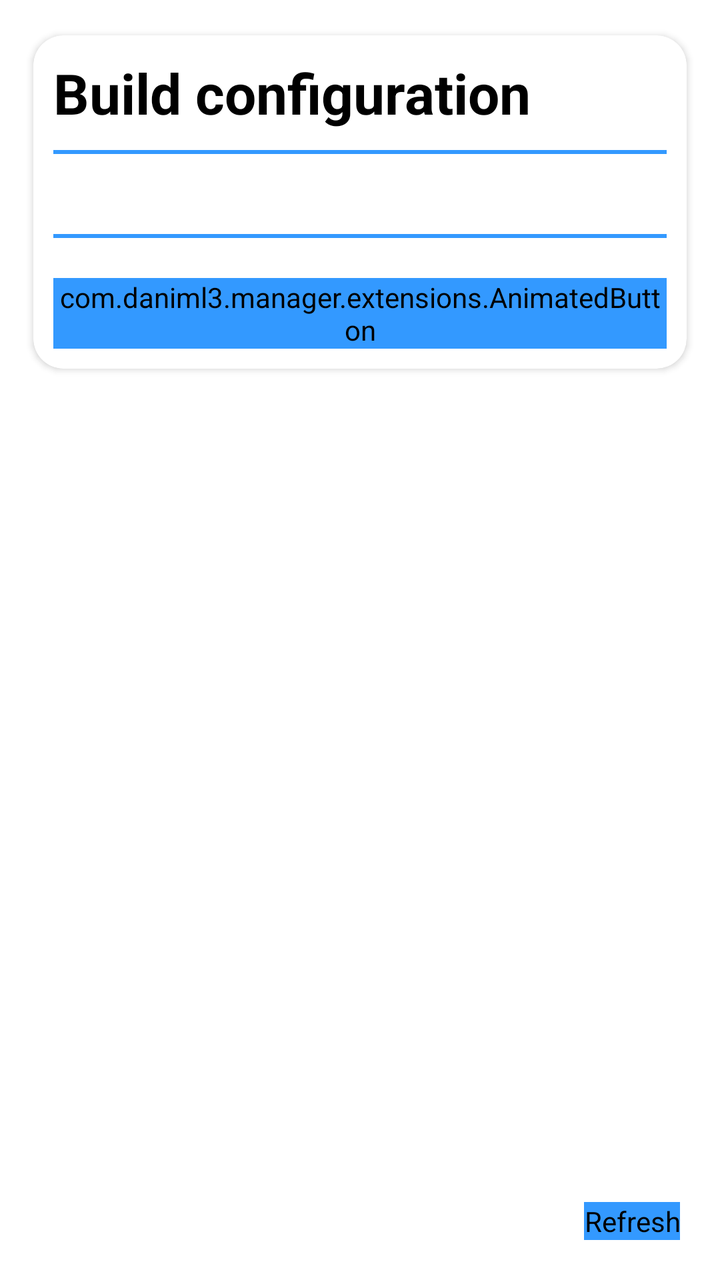
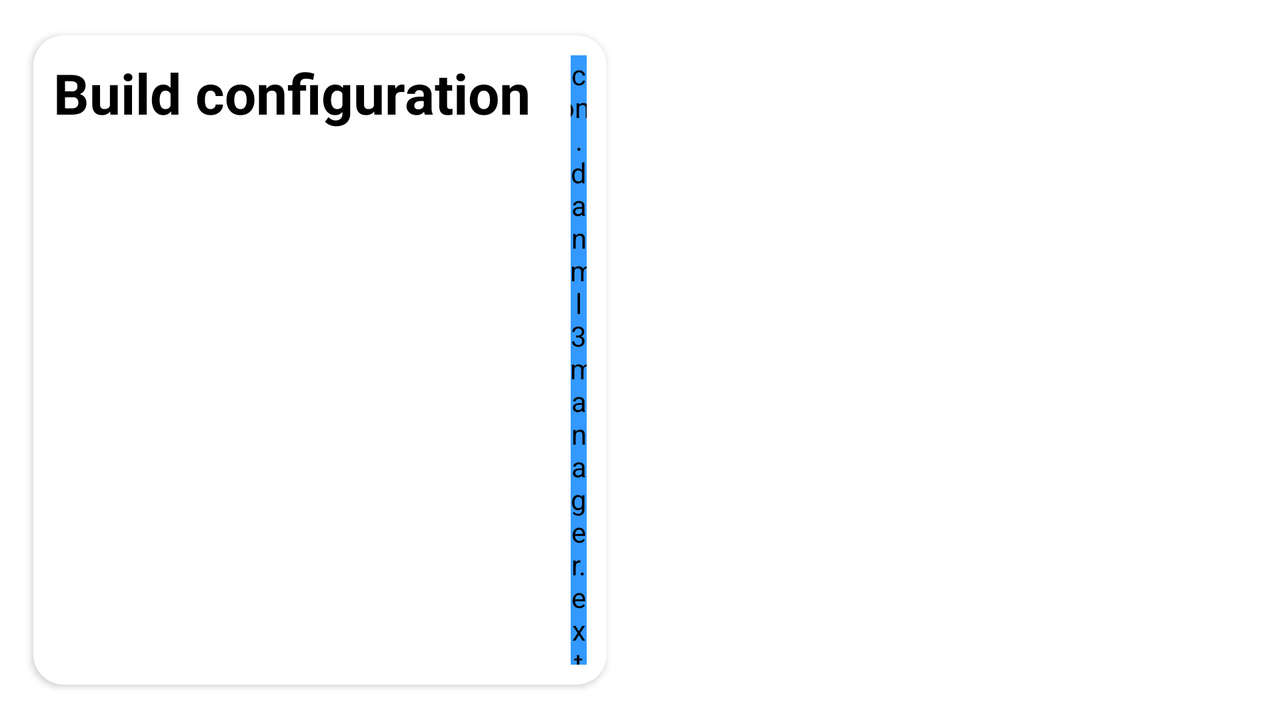

First picture: res/layout/ on a phone held upright. Second picture: the repository's own variant of that layout, on a device whose configuration matches the variant's folder. Source for both follows.
<!-- AndroidManifest.xml: application theme Theme.Manager -->
<!-- res/layout/fragment_build.xml -->
<?xml version="1.0" encoding="utf-8"?>
<androidx.coordinatorlayout.widget.CoordinatorLayout
    xmlns:android="http://schemas.android.com/apk/res/android"
    xmlns:tools="http://schemas.android.com/tools"
    xmlns:app="http://schemas.android.com/apk/res-auto"
    android:layout_width="match_parent"
    android:layout_height="match_parent"
    tools:context=".ui.home.BuildFragment">

    <ScrollView
        android:layout_width="match_parent"
        android:layout_height="wrap_content">

        <LinearLayout
            android:layout_width="match_parent"
            android:layout_height="wrap_content"
            android:orientation="vertical">

            <androidx.cardview.widget.CardView
                android:id="@+id/build_config_card"
                app:cardUseCompatPadding="true"
                android:layout_width="match_parent"
                android:layout_height="wrap_content"
                android:layout_margin="10dp"
                android:foreground="?android:attr/selectableItemBackground"
                android:clickable="true"
                app:cardCornerRadius="@dimen/default_corner_radius">

                <LinearLayout
                    android:layout_width="match_parent"
                    android:layout_height="wrap_content"
                    android:orientation="vertical">

                    <TextView
                        android:id="@+id/card_title"
                        android:layout_width="wrap_content"
                        android:layout_height="match_parent"
                        android:text="@string/config_card_title"
                        android:textStyle="bold"
                        android:textSize="28sp"
                        android:layout_marginTop="10dp"
                        android:layout_marginLeft="10dp"
                        android:layout_marginRight="10dp"/>

                    <View
                        android:layout_width="wrap_content"
                        android:layout_height="2dp"
                        android:layout_margin="10dp"
                        android:background="@color/blue"/>

                        <LinearLayout
                            android:id="@+id/switch_container"
                            android:layout_width="wrap_content"
                            android:layout_height="wrap_content"
                            android:layout_margin="10dp"
                            android:layout_gravity="center_horizontal"
                            android:orientation="vertical"/>

                    <View
                        android:layout_width="wrap_content"
                        android:layout_height="2dp"
                        android:layout_margin="10dp"
                        android:background="@color/blue"/>

                    <com.daniml3.manager.extensions.AnimatedButton
                        android:id="@+id/build_button"
                        android:layout_width="match_parent"
                        android:layout_height="wrap_content"
                        android:text="@string/menu_build"
                        android:backgroundTint="@color/blue"
                        android:layout_margin="10dp"
                        android:layout_gravity="center"/>

                </LinearLayout>

            </androidx.cardview.widget.CardView>

            <LinearLayout
                android:id="@+id/build_info_card_container"
                android:layout_width="match_parent"
                android:layout_height="match_parent"
                android:orientation="vertical">

            </LinearLayout>
        </LinearLayout>

    </ScrollView>

    <androidx.coordinatorlayout.widget.CoordinatorLayout
        android:id="@+id/build_snack_bar_placeholder"
        android:layout_width="wrap_content"
        android:layout_height="wrap_content"
        android:layout_gravity="bottom|start"/>

    <com.daniml3.manager.extensions.AnimatedButton
        android:id="@+id/build_action_button"
        android:layout_width="wrap_content"
        android:layout_height="wrap_content"
        android:layout_gravity="bottom|end"
        android:layout_margin="20dp"
        android:backgroundTint="@color/blue"
        android:drawableStart="@drawable/ic_refresh_black"
        android:textColor="@color/fill_color"
        android:text="@string/refresh"
        android:contentDescription="@string/refresh" />

</androidx.coordinatorlayout.widget.CoordinatorLayout>
<!-- resources referenced by this layout -->
<resources>
  <color name="blue">#FF3399ff</color>
  <color name="fill_color">@color/black</color>
  <dimen name="default_corner_radius">15dp</dimen>
  <!-- drawable ic_refresh_black (drawable) -->
  <vector xmlns:android="http://schemas.android.com/apk/res/android"
      android:width="24dp"
      android:height="24dp"
      android:viewportWidth="24"
      android:viewportHeight="24">
      <path
          android:pathData="M17.65,6.35C16.2,4.9 14.21,4 12,4c-4.42,0 -7.99,3.58 -7.99,8s3.57,8 7.99,8c3.73,0 6.84,-2.55 7.73,-6h-2.08c-0.82,2.33 -3.04,4 -5.65,4 -3.31,0 -6,-2.69 -6,-6s2.69,-6 6,-6c1.66,0 3.14,0.69 4.22,1.78L13,11h7V4l-2.35,2.35z"
          android:fillColor="@color/fill_color" />
  </vector>
  <string name="config_card_title">Build configuration</string>
  <string name="menu_build">Build</string>
  <string name="refresh">Refresh</string>
  <style name="Theme.Manager" parent="Theme.MaterialComponents.DayNight.DarkActionBar">
          
          <item name="colorPrimary">@color/blue</item>
          <item name="colorPrimaryVariant">@color/blue</item>
          <item name="colorOnPrimary">@color/gray</item>
          
          <item name="colorSecondary">@color/blue</item>
          <item name="colorSecondaryVariant">@color/blue</item>
          <item name="colorOnSecondary">@color/black</item>
          
          <item name="android:statusBarColor" tools:targetApi="l">?attr/colorPrimaryVariant</item>
          
          <item name="android:windowBackground">@color/white</item>
          <item name="android:textColor">@color/fill_color</item>
      </style>
  <color name="black">#FF000000</color>
  <color name="gray">#FF252525</color>
  <color name="white">#FFFFFFFF</color>
</resources>
<!-- res/layout-land/fragment_build.xml (the repository's variant of the layout above) -->
<!-- drawn on the phone turned sideways -->
<?xml version="1.0" encoding="utf-8"?>
<LinearLayout xmlns:android="http://schemas.android.com/apk/res/android"
    xmlns:app="http://schemas.android.com/apk/res-auto"
    xmlns:tools="http://schemas.android.com/tools"
    android:layout_width="match_parent"
    android:layout_height="match_parent"
    android:orientation="horizontal"
    tools:context=".ui.home.BuildFragment">

    <LinearLayout
        android:layout_width="match_parent"
        android:layout_height="wrap_content"
        android:orientation="horizontal">

        <androidx.cardview.widget.CardView
            android:id="@+id/build_config_card"
            android:layout_width="match_parent"
            android:layout_height="wrap_content"
            android:layout_margin="10dp"
            android:layout_weight="1"
            android:clickable="true"
            android:foreground="?android:attr/selectableItemBackground"
            app:cardCornerRadius="@dimen/default_corner_radius"
            app:cardUseCompatPadding="true">

            <LinearLayout
                android:layout_width="match_parent"
                android:layout_height="wrap_content"
                android:orientation="vertical">

                <LinearLayout
                    android:layout_width="match_parent"
                    android:layout_height="wrap_content"
                    android:orientation="horizontal">

                    <TextView
                        android:id="@+id/card_title"
                        android:layout_width="wrap_content"
                        android:layout_height="match_parent"
                        android:layout_marginLeft="10dp"
                        android:layout_marginTop="10dp"
                        android:layout_marginRight="10dp"
                        android:text="@string/config_card_title"
                        android:textSize="28sp"
                        android:textStyle="bold" />

                    <com.daniml3.manager.extensions.AnimatedButton
                        android:id="@+id/build_button"
                        android:layout_width="match_parent"
                        android:layout_height="wrap_content"
                        android:layout_gravity="center"
                        android:layout_margin="10dp"
                        android:backgroundTint="@color/blue"
                        android:text="@string/menu_build" />
                </LinearLayout>

                <View
                    android:layout_width="wrap_content"
                    android:layout_height="2dp"
                    android:layout_margin="10dp"
                    android:background="@color/blue" />

                <LinearLayout
                    android:id="@+id/switch_container"
                    android:layout_width="wrap_content"
                    android:layout_height="wrap_content"
                    android:layout_gravity="center_horizontal"
                    android:layout_margin="10dp"
                    android:orientation="vertical" />

            </LinearLayout>

        </androidx.cardview.widget.CardView>

        <ScrollView
            android:layout_width="match_parent"
            android:layout_height="wrap_content"
            android:layout_weight="1">

            <LinearLayout
                android:id="@+id/build_info_card_container"
                android:layout_width="match_parent"
                android:layout_height="match_parent"
                android:layout_margin="10dp"
                android:orientation="vertical" />
        </ScrollView>

    </LinearLayout>

    <androidx.coordinatorlayout.widget.CoordinatorLayout
        android:id="@+id/build_snack_bar_placeholder"
        android:layout_width="wrap_content"
        android:layout_height="wrap_content"
        android:layout_gravity="top|start" />

</LinearLayout>
<!-- resources referenced by the variant -->
<!-- as the phone turned sideways resolves them -->
<resources>
  <color name="blue">#FF3399ff</color>
  <dimen name="default_corner_radius">15dp</dimen>
  <string name="config_card_title">Build configuration</string>
  <string name="menu_build">Build</string>
  <style name="Theme.Manager" parent="Theme.MaterialComponents.DayNight.DarkActionBar">
          
          <item name="colorPrimary">@color/blue</item>
          <item name="colorPrimaryVariant">@color/blue</item>
          <item name="colorOnPrimary">@color/gray</item>
          
          <item name="colorSecondary">@color/blue</item>
          <item name="colorSecondaryVariant">@color/blue</item>
          <item name="colorOnSecondary">@color/black</item>
          
          <item name="android:statusBarColor" tools:targetApi="l">?attr/colorPrimaryVariant</item>
          
          <item name="android:windowBackground">@color/white</item>
          <item name="android:textColor">@color/fill_color</item>
      </style>
  <color name="gray">#FF252525</color>
  <color name="black">#FF000000</color>
  <color name="white">#FFFFFFFF</color>
  <color name="fill_color">@color/black</color>
</resources>
